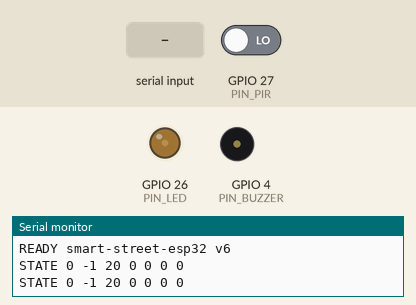
The sketch below on a simulated ESP32. On the bench: output pins drawn as LEDs (lit = HIGH), buzzer (waves = sounding, pin HIGH), the last lines printed to the serial monitor. The test bench sets the inputs (shaded band); at power-on: GPIO 27 (PIN_PIR) LOW (analog values on the 0–4095 scale). EEPROM starts erased.

Above: at 1.2 s.
1.3 s: "M\n" received over Serial
At 1.9 s:
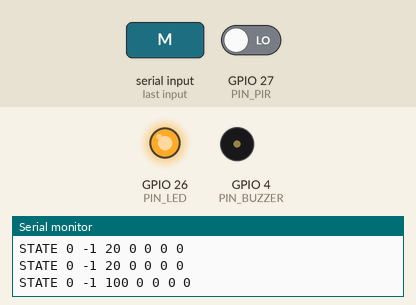
2.8 s: "H\n" received over Serial
At 3.1 s:
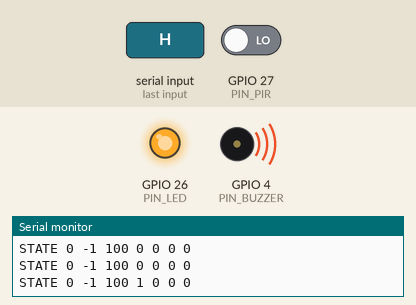
4.3 s: "L\n" received over Serial
At 5.4 s:
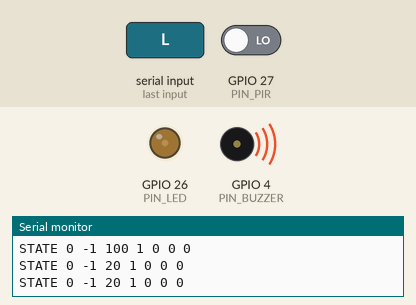
Timing chart, 0 to 7.3 s (numbered marks = the images above; inputs shaded):
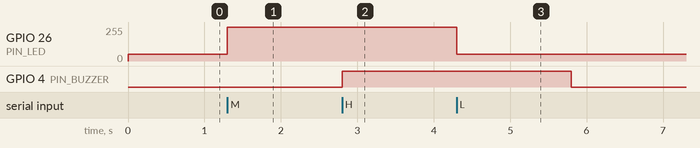

Measured:
- after the input at 1.3 s, GPIO 26 (PIN_LED): 51/255 → 255/255 at once
- after the input at 2.8 s, GPIO 4 (PIN_BUZZER): LOW → HIGH at once
- after the input at 4.3 s, GPIO 26 (PIN_LED): 255/255 → 51/255 after 0.00 s instead of 3.5 s; GPIO 4 (PIN_BUZZER): HIGH → LOW after 1.5 s instead of 4.5 s

The sketch:

esp32_street_light.ino
```cpp
/* Smart Street: classic ESP32-WROOM, PIR, breadboard LED and active buzzer.
 * GPIO26 -> 220/330 ohm resistor -> LED anode; LED cathode -> GND.
 * GPIO4 -> buzzer signal/+ (use a driver for higher-current buzzers); - -> GND.
 * HC-SR501: VCC -> 5V/VIN, GND -> GND, OUT -> GPIO27.
 * Serial 115200 baud, newline-terminated commands:
 * SET <brightness 0..100> <buzzer 0|1> [strobe 0|1], CFG <dark threshold> <dim %>, PING
 * Manual aliases: L = dim, M = full, H = full + buzzer.
 * MOTION 0|1 pauses/enables PIR response and persists across restarts.
 * PIR motion is silent and raises the LED to the configured dim level.
 * Motion never sends crime/SOS alerts; camera alarms remain independent.
 * Arduino ESP32 core 2.x and 3.x supported. Optional LDR/SOS disabled by default.
 */
#include <Arduino.h>
#include <esp_arduino_version.h>
#include <Preferences.h>
#include "motion_alarm.h"

const int PIN_LED = 26, PIN_BUZZER = 4, PIN_PIR = 27;
const int PIN_LDR = 34, PIN_SOS = 14;
const bool HAS_LDR = false, HAS_SOS_BUTTON = false;
const bool ACTIVE_BUZZER = true, BUZZER_ACTIVE_HIGH = true;
const int PWM_FREQ = 5000, PWM_BITS = 8, PWM_CHANNEL = 0;
const unsigned long LINK_TIMEOUT_MS = 5000, REPORT_EVERY_MS = 500;
const unsigned long PIR_WARMUP_MS = 60000, PIR_DEBOUNCE_MS = 250;
const unsigned long STROBE_HALF_MS = 150, SOS_DEBOUNCE_MS = 60, SOS_LOCAL_MS = 60000;
const unsigned long MIN_BUZZER_MS = 3000;
int brightness = 20, hostBrightness = 20, standaloneDim = 20, ldrDarkThreshold = 1500;
bool hostBuzzer = false, hostStrobe = false, pirEnabled = false;
Preferences preferences;
MotionAlarm motionAlarm;
void resolveOutputs();
bool buzzer = false, strobe = false, lastBuzzerOutput = false;
bool hostControl = false, motion = false, pirRaw = false, sosLast = HIGH;
bool overflow = false, localSos = false;
unsigned long lastCommand = 0, lastReport = 0, pirChanged = 0, sosChanged = 0, sosStarted = 0, buzzerUntil = 0;
String line;

void writeLamp(int duty) {
#if ESP_ARDUINO_VERSION_MAJOR >= 3
  ledcWrite(PIN_LED, duty);
#else
  ledcWrite(PWM_CHANNEL, duty);
#endif
}

void applyOutputs() {
  bool blank = strobe && ((millis() / STROBE_HALF_MS) % 2 == 1);
  writeLamp(blank ? 0 : map(brightness, 0, 100, 0, 255));
  bool output = buzzer;
  if (output != lastBuzzerOutput) {
    if (output) {
      if (ACTIVE_BUZZER) digitalWrite(PIN_BUZZER, BUZZER_ACTIVE_HIGH ? HIGH : LOW);
      else tone(PIN_BUZZER, 2700);
    } else {
      if (ACTIVE_BUZZER) digitalWrite(PIN_BUZZER, BUZZER_ACTIVE_HIGH ? LOW : HIGH);
      else noTone(PIN_BUZZER);
    }
    lastBuzzerOutput = output;
  }
}

void handleCommand(const String &cmd) {
  int a = 0, b = 0, c = 0; char extra;
  if (cmd.startsWith("SET ")) {
    int n = sscanf(cmd.c_str(), "SET %d %d %d %c", &a, &b, &c, &extra);
    if ((n != 2 && n != 3) || a < 0 || a > 100 || b < 0 || b > 1 || c < 0 || c > 1) return;
    // Ensure a trailing non-numeric token cannot be accepted as an optional value.
    String tail = cmd.substring(cmd.lastIndexOf(' ') + 1);
    if (tail != "0" && tail != "1") return;
    hostBrightness = a; hostBuzzer = b == 1; hostStrobe = n == 3 && c == 1;
    hostControl = true;
  } else if (cmd == "MOTION 0" || cmd == "MOTION 1") {
    bool enabled = cmd == "MOTION 1";
    if (pirEnabled != enabled) {
      pirEnabled = enabled;
      preferences.putBool("pir-enabled", pirEnabled);
    }
    motionAlarm.update(motion, pirEnabled, millis());
  } else if (cmd.startsWith("CFG ")) {
    if (sscanf(cmd.c_str(), "CFG %d %d %c", &a, &b, &extra) != 2 || a < 0 || a > 4095 || b < 0 || b > 100) return;
    ldrDarkThreshold = a; standaloneDim = b;
  } else if (cmd == "L" || cmd == "M" || cmd == "H") {
    hostBrightness = cmd == "L" ? standaloneDim : 100;
    hostBuzzer = cmd == "H"; hostStrobe = false; hostControl = true;
  } else if (cmd == "PING") {
    Serial.println("READY smart-street-esp32 v6");
    Serial.println("PONG");
  } else return;
  if (!cmd.startsWith("MOTION ")) lastCommand = millis();
  resolveOutputs();
  applyOutputs();
}

void setup() {
  Serial.begin(115200);
  preferences.begin("smart-street", false);
  pirEnabled = preferences.getBool("pir-enabled", false);
  pinMode(PIN_BUZZER, OUTPUT);
  digitalWrite(PIN_BUZZER, ACTIVE_BUZZER && !BUZZER_ACTIVE_HIGH ? HIGH : LOW);
  pinMode(PIN_PIR, INPUT_PULLDOWN);
  if (HAS_SOS_BUTTON) pinMode(PIN_SOS, INPUT_PULLUP);
  if (HAS_LDR) analogReadResolution(12);
#if ESP_ARDUINO_VERSION_MAJOR >= 3
  ledcAttach(PIN_LED, PWM_FREQ, PWM_BITS);
#else
  ledcSetup(PWM_CHANNEL, PWM_FREQ, PWM_BITS);
  ledcAttachPin(PIN_LED, PWM_CHANNEL);
#endif
  line.reserve(64);
  applyOutputs();
  Serial.println("READY smart-street-esp32 v6");
}

void readPir() {
  bool raw = digitalRead(PIN_PIR) == HIGH;
  if (raw != pirRaw) { pirRaw = raw; pirChanged = millis(); }
  motion = millis() < PIR_WARMUP_MS ? false :
      (millis() - pirChanged >= PIR_DEBOUNCE_MS ? pirRaw : motion);
}

void readSosButton() {
  if (!HAS_SOS_BUTTON) return;
  bool raw = digitalRead(PIN_SOS);
  if (raw != sosLast && millis() - sosChanged >= SOS_DEBOUNCE_MS) {
    sosChanged = millis(); sosLast = raw;
    if (raw == LOW) { Serial.println("SOS"); sosStarted = millis(); localSos = true; }
  }
}

void resolveOutputs() {
  bool hostFresh = hostControl && millis() - lastCommand <= LINK_TIMEOUT_MS;
  if (!hostFresh) hostControl = false;
  int ldr = HAS_LDR ? analogRead(PIN_LDR) : -1;
  bool dark = !HAS_LDR || ldr < ldrDarkThreshold;
  brightness = hostFresh ? hostBrightness : (dark ? standaloneDim : 0);
  bool dangerBuzzer = (hostFresh && hostBuzzer) || (!hostFresh && localSos);
  if (dangerBuzzer) {
    if (millis() >= buzzerUntil) buzzerUntil = millis() + MIN_BUZZER_MS;
  }
  buzzer = dangerBuzzer || (millis() < buzzerUntil);
  strobe = hostFresh && hostStrobe;
  if (!hostFresh && localSos) { brightness = 100; strobe = true; }
  motionAlarm.update(motion, pirEnabled, millis());
  if (pirEnabled && motion && brightness < standaloneDim) brightness = standaloneDim;
}

void loop() {
  while (Serial.available()) {
    char c = Serial.read();
    if (c == '\n') {
      if (!overflow) { line.trim(); if (line.length()) handleCommand(line); }
      line = ""; overflow = false;
    } else if (c != '\r' && !overflow) {
      if (line.length() < 63) line += c;
      else { overflow = true; line = ""; }
    }
  }
  readPir(); readSosButton();
  int ldr = HAS_LDR ? analogRead(PIN_LDR) : -1;
  if (localSos && millis() - sosStarted >= SOS_LOCAL_MS) localSos = false;
  resolveOutputs();
  applyOutputs();
  if (millis() - lastReport >= REPORT_EVERY_MS) {
    lastReport = millis();
    Serial.printf("STATE %d %d %d %d %d %d %d\n", motion ? 1 : 0, ldr, brightness, buzzer ? 1 : 0, strobe ? 1 : 0, pirEnabled ? 1 : 0, motionAlarm.active() ? 1 : 0);
  }
}
```

motion_alarm.h
```cpp
#pragma once
#include <stdint.h>

// One window per LOW->HIGH transition. A held HIGH never restarts it.
class MotionAlarm {
 public:
  static constexpr uint32_t MAX_MS = 3000, COOLDOWN_MS = 10000;
  void update(bool motion, bool enabled, uint32_t now) {
    if (!enabled) { previous = motion; sounding = false; return; }
    if (motion && !previous && (!triggered || uint32_t(now - lastTrigger) >= COOLDOWN_MS)) {
      started = lastTrigger = now; triggered = sounding = true;
    }
    if (!motion || uint32_t(now - started) >= MAX_MS) sounding = false;
    previous = motion;
  }
  bool active() const { return sounding; }
 private:
  bool previous = false, triggered = false, sounding = false;
  uint32_t started = 0, lastTrigger = 0;
};

// Lower sound exposure: 60ms chirps, with 690ms of silence between them.
class QuietChirp {
 public:
  bool output(bool requested, uint32_t now) {
    if (requested && !previous) started = now;
    previous = requested;
    return requested && uint32_t(now - started) % 750 < 60;
  }
 private:
  bool previous = false;
  uint32_t started = 0;
};
```
